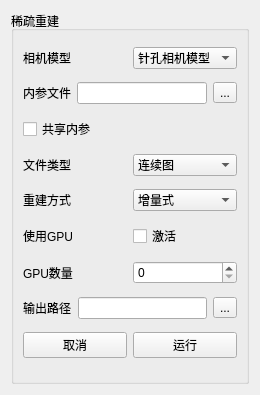
<?xml version="1.0" encoding="UTF-8"?>
<ui version="4.0">
 <class>SparseReconstruction</class>
 <widget class="QWidget" name="SparseReconstruction">
  <property name="geometry">
   <rect>
    <x>0</x>
    <y>0</y>
    <width>260</width>
    <height>395</height>
   </rect>
  </property>
  <property name="windowTitle">
   <string>Form</string>
  </property>
  <layout class="QVBoxLayout" name="verticalLayout">
   <item>
    <widget class="QGroupBox" name="sparseReconstructionGroupBox">
     <property name="title">
      <string>稀疏重建</string>
     </property>
     <layout class="QVBoxLayout" name="verticalLayout_2">
      <item>
       <layout class="QHBoxLayout" name="horizontalLayout">
        <item>
         <widget class="QLabel" name="cameraModelLabel">
          <property name="text">
           <string>相机模型</string>
          </property>
         </widget>
        </item>
        <item>
         <widget class="QComboBox" name="cameraModelcomboBox">
          <item>
           <property name="text">
            <string>针孔相机模型</string>
           </property>
          </item>
          <item>
           <property name="text">
            <string>鱼眼相机模型</string>
           </property>
          </item>
          <item>
           <property name="text">
            <string>径向畸变模型</string>
           </property>
          </item>
          <item>
           <property name="text">
            <string>切向畸变模型</string>
           </property>
          </item>
         </widget>
        </item>
       </layout>
      </item>
      <item>
       <layout class="QHBoxLayout" name="horizontalLayout_2">
        <item>
         <widget class="QLabel" name="intrinsicsLabel">
          <property name="text">
           <string>内参文件</string>
          </property>
         </widget>
        </item>
        <item>
         <widget class="QLineEdit" name="intrinsicsLineEdit"/>
        </item>
        <item>
         <widget class="QToolButton" name="intrinsicsToolButton">
          <property name="text">
           <string>...</string>
          </property>
         </widget>
        </item>
       </layout>
      </item>
      <item>
       <widget class="QCheckBox" name="intrinsicsSharedCheckBox">
        <property name="text">
         <string>共享内参</string>
        </property>
       </widget>
      </item>
      <item>
       <layout class="QHBoxLayout" name="horizontalLayout_3">
        <item>
         <widget class="QLabel" name="fileTypeLabel">
          <property name="text">
           <string>文件类型</string>
          </property>
         </widget>
        </item>
        <item>
         <widget class="QComboBox" name="fileTypeComboBox">
          <item>
           <property name="text">
            <string>连续图</string>
           </property>
          </item>
          <item>
           <property name="text">
            <string>无序图</string>
           </property>
          </item>
         </widget>
        </item>
       </layout>
      </item>
      <item>
       <layout class="QHBoxLayout" name="horizontalLayout_4">
        <item>
         <widget class="QLabel" name="reconstructionTypeLabel">
          <property name="text">
           <string>重建方式</string>
          </property>
         </widget>
        </item>
        <item>
         <widget class="QComboBox" name="reconstructionTypeComboBox">
          <item>
           <property name="text">
            <string>增量式</string>
           </property>
          </item>
          <item>
           <property name="text">
            <string>批量式</string>
           </property>
          </item>
         </widget>
        </item>
       </layout>
      </item>
      <item>
       <layout class="QHBoxLayout" name="horizontalLayout_5">
        <item>
         <widget class="QLabel" name="useGPULabel">
          <property name="text">
           <string>使用GPU</string>
          </property>
         </widget>
        </item>
        <item>
         <widget class="QCheckBox" name="isGPUActivateCheckBox">
          <property name="text">
           <string>激活</string>
          </property>
         </widget>
        </item>
       </layout>
      </item>
      <item>
       <layout class="QHBoxLayout" name="horizontalLayout_6">
        <item>
         <widget class="QLabel" name="GPUNumLabel">
          <property name="text">
           <string>GPU数量</string>
          </property>
         </widget>
        </item>
        <item>
         <widget class="QSpinBox" name="GPUNumSpinBox"/>
        </item>
       </layout>
      </item>
      <item>
       <layout class="QHBoxLayout" name="horizontalLayout_7">
        <item>
         <widget class="QLabel" name="outputPathLabel">
          <property name="text">
           <string>输出路径</string>
          </property>
         </widget>
        </item>
        <item>
         <widget class="QLineEdit" name="outputPathlineEdit"/>
        </item>
        <item>
         <widget class="QToolButton" name="outPathToolButton">
          <property name="text">
           <string>...</string>
          </property>
         </widget>
        </item>
       </layout>
      </item>
      <item>
       <layout class="QHBoxLayout" name="horizontalLayout_8">
        <item>
         <widget class="QPushButton" name="cancelPushButton">
          <property name="text">
           <string>取消</string>
          </property>
         </widget>
        </item>
        <item>
         <widget class="QPushButton" name="runPushButton">
          <property name="text">
           <string>运行</string>
          </property>
         </widget>
        </item>
       </layout>
      </item>
     </layout>
    </widget>
   </item>
  </layout>
 </widget>
 <resources/>
 <connections/>
</ui>
